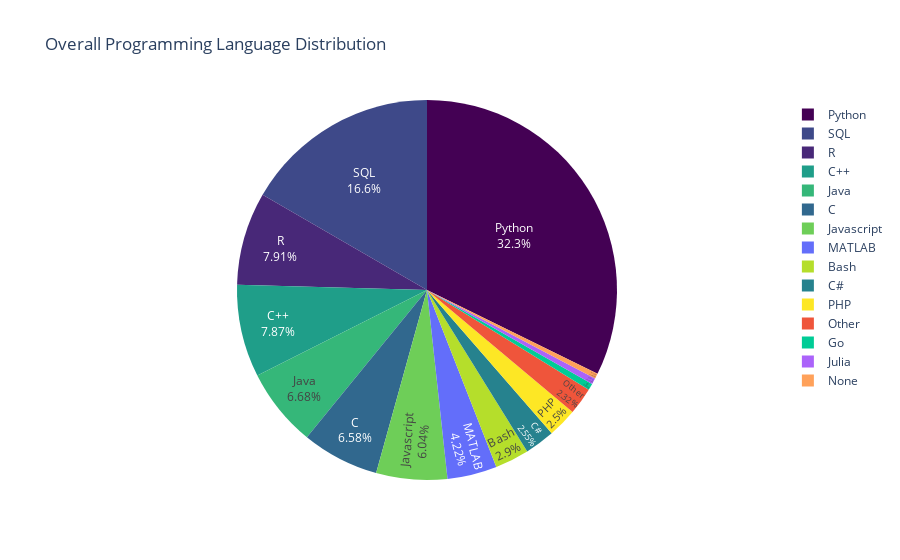

Notebook cell for this chart:
### Code cell
import plotly.express as px

# Create a DataFrame
language_df = pd.DataFrame({'Languages': language_counts.index, 'Count': language_counts.values})

# Plotting the pie chart using Plotly Express
fig = px.pie(language_df, values='Count', names='Languages', title='Overall Programming Language Distribution')
fig.update_traces(textposition='inside', textinfo='percent+label', marker=dict(colors=px.colors.sequential.Viridis))
fig.show()

### Figure 1 — Plotly figure (JSON) as saved in the notebook; plotly's stock layout.template omitted (floating-point values rounded to 4 significant figures)
{"data": [{"domain": {"x": [0, 1], "y": [0, 1]}, "hovertemplate": "Languages=%{label}<br>Count=%{value}<extra></extra>", "labels": ["Python", "R", "SQL", "C", "C#", "C++", "Java", "Javascript", "Bash", "PHP", "MATLAB", "Julia", "Go", "None", "Other"], "legendgroup": "", "marker": {"colors": ["#440154", "#482878", "#3e4989", "#31688e", "#26828e", "#1f9e89", "#35b779", "#6ece58", "#b5de2b", "#fde725"]}, "name": "", "showlegend": true, "textinfo": "percent+label", "textposition": "inside", "type": "pie", "values": [18653, 4571, 9620, 3801, 1473, 4549, 3862, 3489, 1674, 1443, 2441, 296, 322, 256, 1342]}], "layout": {"legend": {"tracegroupgap": 0}, "title": {"text": "Overall Programming Language Distribution"}}}
